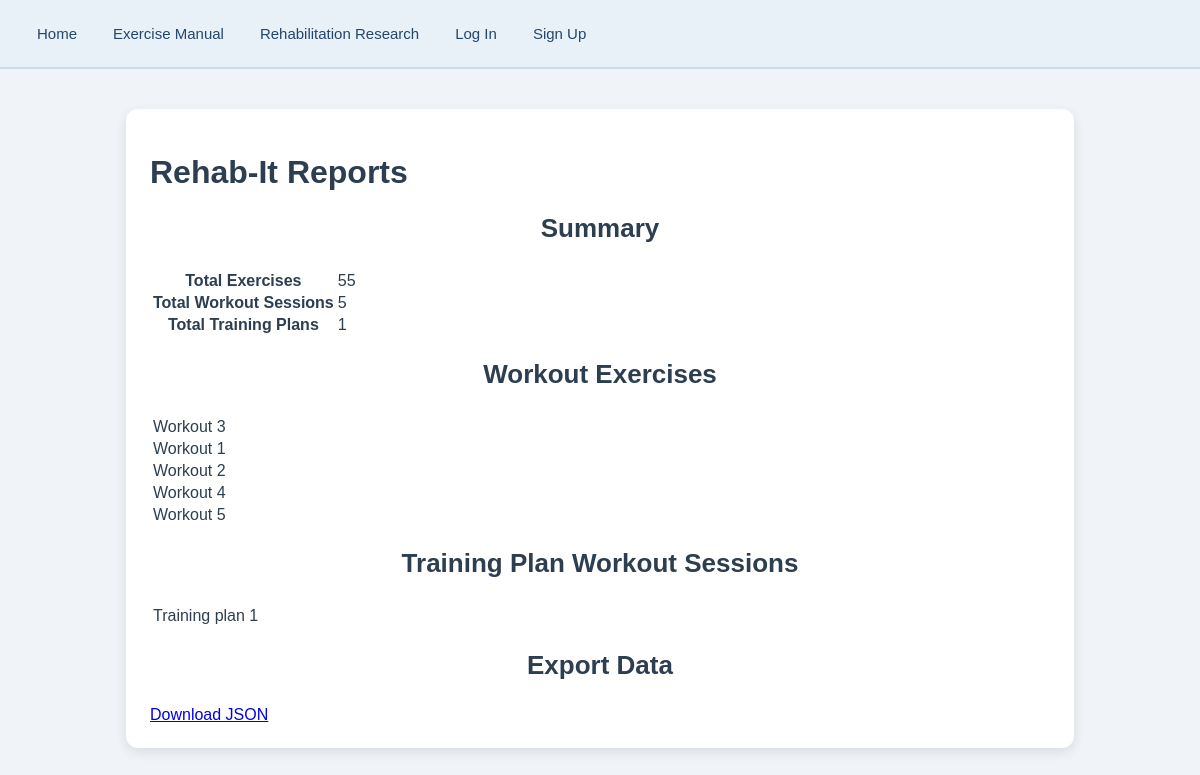
/reports_rehab, run on the app's committed database.
### rehab/models.py (models this page shows, shortened)
class WorkoutSession(models.Model):
    workout_session_id = models.AutoField(primary_key=True)
    name = models.CharField(max_length=100, default="")
    date = models.DateField()
    completed = models.BooleanField(default=False)
    exercises = models.ManyToManyField(Exercise)
    class Meta:
        ordering = ["-date"]
        constraints = [
            models.UniqueConstraint(
                fields=["name", "date"],
                name="unique_workout_session_date"
            )
        ]

class TrainingPlan(models.Model):
    training_plan_id = models.AutoField(primary_key=True)
    name = models.CharField(max_length=100)
    start_date = models.DateField()
    end_date = models.DateField()
    active = models.BooleanField(default=True)
    user_id = models.ForeignKey(User, on_delete=models.CASCADE)
    workout_sessions = models.ManyToManyField(WorkoutSession)
    class Meta:
        ordering = ["-start_date"]
        constraints = [
            models.UniqueConstraint(
                fields=["user_id", "name", "start_date"],
                name="unique_user_training_plan"
            )
        ]

### rehab/views.py (the view)
# urls.py: path("reports_rehab", ReportsRehabView.as_view(), name="reports_rehab"),
class ReportsRehabView(TemplateView):
    template_name = "rehab/reports_rehab.html"
    def get_context_data(self, **kwargs):
        context = super().get_context_data(**kwargs)
        context["workoutsession_exercises"] = (
            WorkoutSession.objects.values("name")
        )
        context["trainingplan_workoutsessions"] = (
            TrainingPlan.objects.values("name")
        )
        context["total_exercises"] = Exercise.objects.count()
        context["total_workout_sessions"] = WorkoutSession.objects.count()
        context["total_training_plans"] = TrainingPlan.objects.count()
        return context

### templates/rehab/reports_rehab.html (shortened to what this page needs)
{% extends "rehab/base.html" %}
{% block rehab_content %}
<h1>Rehab-It Reports</h1>
<h2>Summary</h2>
<table>
    <tbody>
        <tr>
            <th>Total Exercises</th>
            <td>{{ total_exercises }}</td>
        </tr>
        <tr>
            <th>Total Workout Sessions</th>
            <td>{{ total_workout_sessions }}</td>
        </tr>
        <tr>
            <th>Total Training Plans</th>
            <td>{{ total_training_plans }}</td>
        </tr>
    </tbody>
</table>
<h2>Workout Exercises</h2>
<table>
    <tbody>
        {% for table in workoutsession_exercises %}
        <tr>
            <td>{{ table.name }}</td>
        </tr>
        {% empty %}
        <tr>
            <td>No workout sessions found.</td>
        </tr>
        {% endfor %}
    </tbody>
</table>
<h2>Training Plan Workout Sessions</h2>
<table>
    <tbody>
        {% for table in trainingplan_workoutsessions %}
        <tr>
            <td>{{ table.name }}</td>
        </tr>
        {% empty %}
        <tr>
            <td>No training plans found.</td>
        </tr>
        {% endfor %}
    </tbody>
</table>
<h2>Export Data</h2>
<a href="{% url 'export_rehab_json' %}">Download JSON</a>
{% endblock %}

### static/css/style.css (style rules this page uses)
body { font-family: Arial, sans-serif; background-color: #f0f4f8; color: #2c3e50; margin: 0; padding: 0; }
main h2 { text-align: center; margin-bottom: 25px; font-size: 26px; }

### data on the page
WorkoutSession: name "Workout 3"
WorkoutSession: name "Workout 1"
WorkoutSession: name "Workout 2"
WorkoutSession: name "Workout 4"
WorkoutSession: name "Workout 5"
TrainingPlan: name "Training plan 1"

### other printed values
{{ total_exercises }} "55"
{{ total_workout_sessions }} "5"
{{ total_training_plans }} "1"
